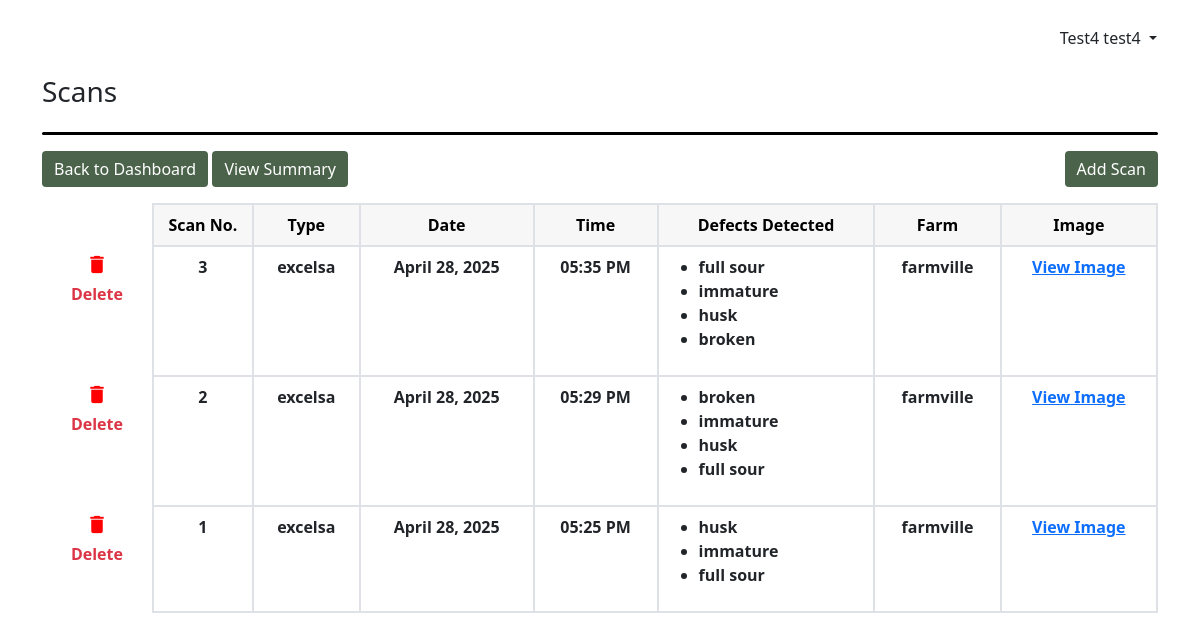
The app's page /dashboard/view/45/session1/ (signed in), older data.
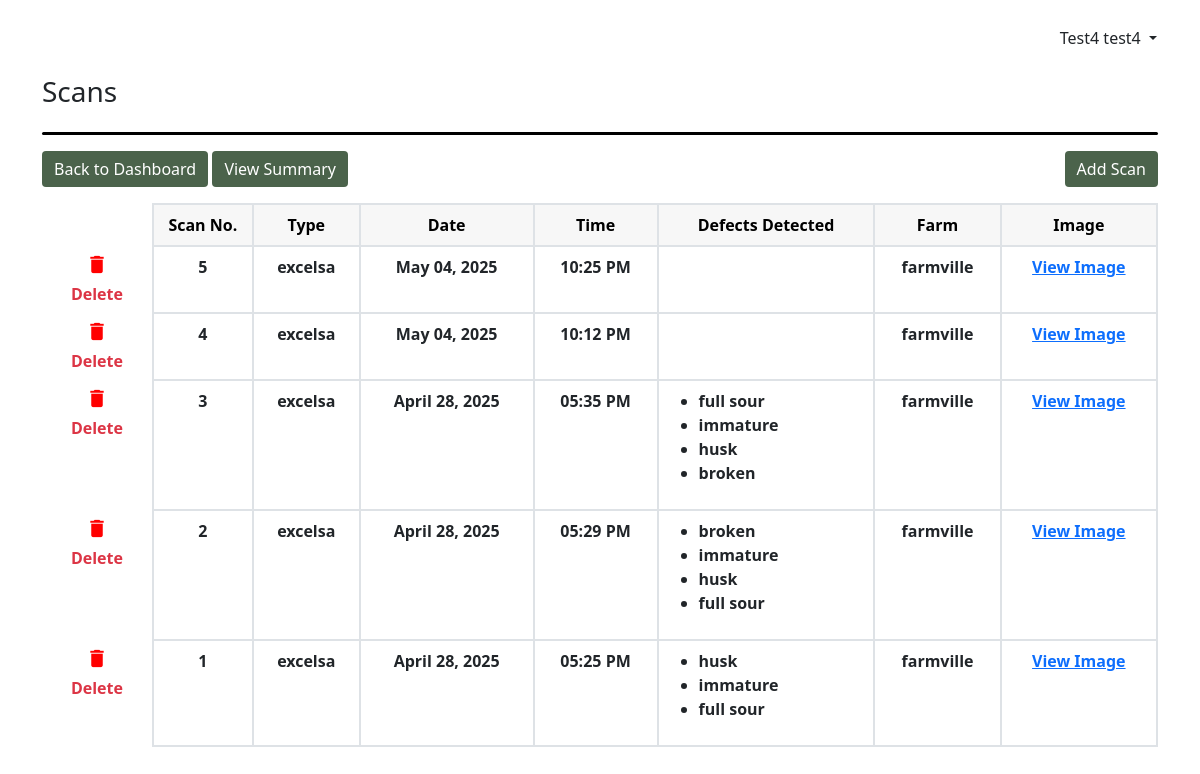
The same page, newer data.
### apps/dashboard/models.py (models this page shows, shortened)
class DefectsDetected(models.Model):
    id = models.AutoField(primary_key=True)
    scan_number = models.IntegerField(null=False)
    date_scanned = models.DateTimeField(default=now)
    defects_detected = models.JSONField(max_length=50)
    scanned_image = models.CharField(max_length=255)
    scanned_image2 = models.CharField(max_length=255, null=True)
    batch = models.ForeignKey(BatchSession, on_delete=models.CASCADE)

class BatchSession(models.Model):
    batch_id = models.AutoField(primary_key=True)
    title = models.CharField(max_length=255, null=False)
    date_created = models.DateTimeField(default=now)
    bean_type = models.CharField(max_length=50)
    farm = models.CharField(max_length=255)
    user = models.ForeignKey(User, on_delete=models.CASCADE)

### apps/dashboard/views.py (the view)
# urls.py: path('dashboard/view/<int:batch_id>/<str:title>/', views.ScanListView.as_view(), name="view_scans"),
class ScanListView(LoginRequiredMixin, ListView):
    model = DefectsDetected
    template_name = "dashboard/scans_view.html"
    paginate_by = 5
    def get_context_data(self, **kwargs):
        context = super().get_context_data(**kwargs)
        batchSession = BatchSession.objects.get(batch_id=self.kwargs["batch_id"])
        context["objects"] = batchSession
        page_obj = context['page_obj']
        paginator = page_obj.paginator
        start_index = max(1, page_obj.number - 2)
        end_index = min(paginator.num_pages + 1, page_obj.number + 3)
        context['page_range'] = range(start_index, end_index)
        return context
    def get_queryset(self):
        all_defects = DefectsDetected.objects.filter(batch_id=self.kwargs["batch_id"]).order_by("-scan_number")
        self.queryset = all_defects
        return super().get_queryset()

### apps/dashboard/templates/dashboard/scans_view.html (shortened to what this page needs)
{% extends "layout.html" %}
{% load static %}
{% block head_content %}
<div class="d-inline-flex align-items-end gap-3">
  <h3>Scans</h3>
</div>
<div class="my-3"
  style="
    width: 100%;
    height: 3px;
    background-color: black;
    border-radius: 20px;
  "></div>
{% endblock head_content %}
{% block content %}
<div class="container-fluid m-0 p-0">
  <div class="d-flex justify-content-between">
    <div>
        <a href=" {% url "dashboard" %} " class="text-decoration-none">
        <button class="btn btn-success mb-3">Back to Dashboard</button>
      </a>
      <a href="{% url 'view_summary' objects.batch_id objects.title %}"
        class="text-decoration-none">
        <button class="btn btn-success mb-3">View Summary</button>
      </a>
    </div>
    <a href="{% url "scan_option" objects.batch_id objects.title %}"
      class="text-decoration-none">
      <button class="btn btn-success mb-3">Add Scan</button>
    </a>
  </div>
  <div class="overflow-auto">
    <table
      class="table flex-wrap text-wrap custom-bordered table-data text-center ">
      <thead>
        <tr class="text-black">
          <th scope="col"></th>
          <th scope="col" style="width: 100px">Scan No.</th>
          <th scope="col">Type</th>
          <th scope="col">Date</th>
          <th scope="col">Time</th>
          <th scope="col" style="min-width: 150px">Defects Detected</th>
          <th scope="col">Farm</th>
          <th scope="col">Image</th>
        </tr>
      </thead>
      <tbody style="border-top: 0" id="scan_body_container">
        {% for defect in object_list %}
        <tr class="" id="scan_number_{{ defect.id }}">
          <td class="text-center p-0">
            <div
              class="btn button-show"
              type="button"
              data-bs-toggle="modal"
              data-bs-target="#modal"
              id="liveToastBtn"
              hx-get="{% url 'delete_view_scans' defect.id %}"
              hx-swap="innerHTML"
              hx-target="#swapelement"
              >
              <i class="material-icons" style="font-size: 23px; color: red"
                >delete</i
              >
              <div class="text-danger fw-bold">Delete</div>
            </div>
          </td>
          <td>{{ defect.scan_number}}</td>
          <td>{{ defect.batch.bean_type }}</td>
          <td>{{ defect.date_scanned|date:"F d, Y " }}</td>
          <td>{{ defect.date_scanned|date:"h:i A" }}</td>
          <td>
            <ul class="text-start">
              {% for each_defects_detected in defect.defects_detected %}
              <li>
                {% if each_defects_detected == "none" %}
                No defects detected
                {% else%}
                {{ each_defects_detected }}
                {% endif %}
              </li>
              {% endfor %}
            </ul>
          </td>
          <td>{{ defect.batch.farm }}</td>
          <td>
            <a
              target="_blank"
              href="{% static 'final_detected_images/' %}{{ defect.scanned_image }}"
              >View Image</a
            >
          </td>
        </tr>
        {% endfor %}
      </tbody>
    </table>
  </div>
</div>
{% endblock content %}

### apps/templates/layout.html (shortened to what this page needs)
{% load static %}
<!DOCTYPE html>
<html lang="en">
  <head>
    <link href="https://cdn.jsdelivr.net/npm/bootstrap@5.1.3/dist/css/bootstrap.min.css" rel="stylesheet" />
    <link href="{% static 'style.css' %}?v={{ current_time }}" rel="stylesheet"/>
  </head>
  <body>
    <div class="container-md mb-3">
      <div>
        <div class="title row flex-column-reverse flex-sm-row m-0">
          <h3 class="col my-4 p-0">
          </h3>
          <div class="col col-sm-3 my-4 col-md-3 text-sm-center text-md-end p-0">
            <div
              class="dropdown-toggle btn p-0"
              data-bs-toggle="dropdown"
              aria-expanded="false">
              {{ request.user.first_name }} {{ request.user.last_name }}
            </div>
          </div>
        </div>
        {% block head_content %} {% endblock head_content %}
      </div>
      {% block content %} {% endblock content %}
    </div>
  </body>
</html>

### static/style.css (style rules this page uses)
:root { --main-green-theme: rgb(75, 99, 75); }
.title > h3 { font-size: 2em; font-family: "Oswald", sans-serif; font-optical-sizing: auto; font-style: normal; color: rgb(75, 99, 75); }
.btn-success { background-color: var(--main-green-theme); border: none; }
thead { color: grey; }
.table-data th, .table-summary th { background-color: rgba(128, 128, 128, 0.062); vertical-align: middle; }
.table-data th:first-child { background-color: transparent; }
.table-data td { font-weight: 600; }
table.custom-bordered td, table.custom-bordered th, table.table-summary td, table.table-summary th { border: 2px solid #dee2e6; }
table.custom-bordered th:first-child, table.custom-bordered td:first-child { border: none; }
@media screen and (min-width: 576px) { .title > h3 { font-size: 3em; } }
@media screen and (min-width: 768px) { .title > h3 { font-size: 4em; } }

Row changes from the older to the newer data that the page shows:
added DefectsDetected: scan_number "5", batch.bean_type "excelsa", date_scanned "May 04, 2025", date_scanned "10:25 PM", batch.farm "farmville"
added DefectsDetected: scan_number "4", batch.bean_type "excelsa", date_scanned "May 04, 2025", date_scanned "10:12 PM", batch.farm "farmville"
